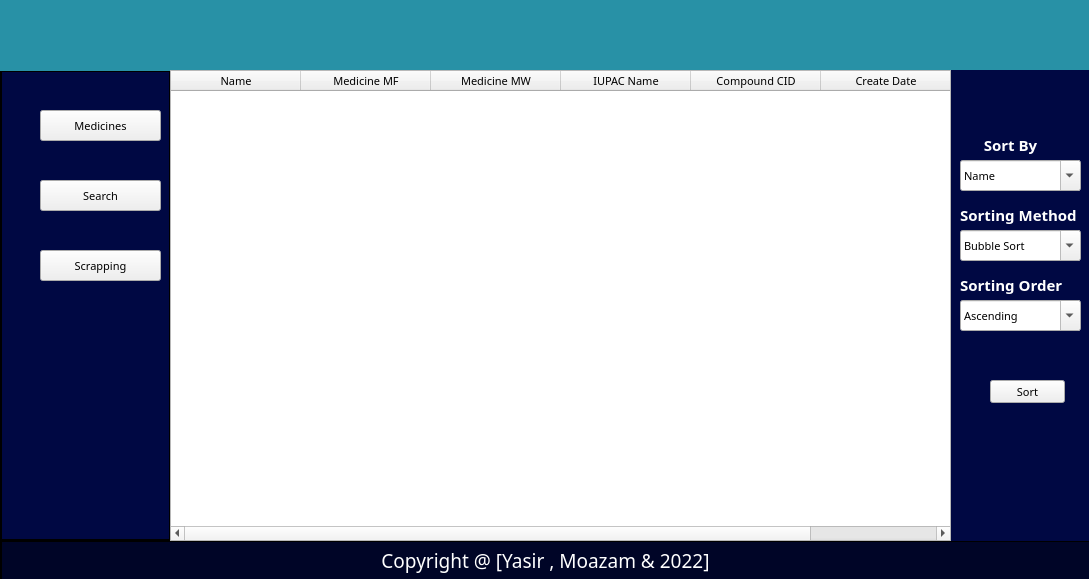
<?xml version="1.0" encoding="UTF-8"?>
<ui version="4.0">
 <class>MainWindow</class>
 <widget class="QMainWindow" name="MainWindow">
  <property name="windowModality">
   <enum>Qt::NonModal</enum>
  </property>
  <property name="enabled">
   <bool>true</bool>
  </property>
  <property name="geometry">
   <rect>
    <x>0</x>
    <y>0</y>
    <width>1089</width>
    <height>579</height>
   </rect>
  </property>
  <property name="maximumSize">
   <size>
    <width>10000</width>
    <height>100000</height>
   </size>
  </property>
  <property name="baseSize">
   <size>
    <width>921</width>
    <height>481</height>
   </size>
  </property>
  <property name="font">
   <font>
    <family>SimSun-ExtB</family>
    <pointsize>8</pointsize>
   </font>
  </property>
  <property name="windowTitle">
   <string notr="true">PharMart Pharmacy</string>
  </property>
  <property name="windowIcon">
   <iconset resource="Resources.qrc">
    <normaloff>:/Logo/Logo.jpg</normaloff>:/Logo/Logo.jpg</iconset>
  </property>
  <property name="toolTip">
   <string/>
  </property>
  <property name="tabShape">
   <enum>QTabWidget::Triangular</enum>
  </property>
  <widget class="QWidget" name="centralwidget">
   <property name="styleSheet">
    <string notr="true">#centralwidget
{backgroound colour:#1b1b27}</string>
   </property>
   <widget class="QLabel" name="label">
    <property name="geometry">
     <rect>
      <x>0</x>
      <y>540</y>
      <width>1091</width>
      <height>41</height>
     </rect>
    </property>
    <property name="font">
     <font>
      <family>MV Boli</family>
      <pointsize>14</pointsize>
     </font>
    </property>
    <property name="layoutDirection">
     <enum>Qt::LeftToRight</enum>
    </property>
    <property name="styleSheet">
     <string notr="true">background-color: rgb(40, 43, 122);
background-color: rgb(0, 5, 39);</string>
    </property>
    <property name="frameShape">
     <enum>QFrame::WinPanel</enum>
    </property>
    <property name="text">
     <string>&lt;html&gt;&lt;head/&gt;&lt;body&gt;&lt;p&gt;&lt;span style=&quot; color:#ffffff;&quot;&gt;Copyright @ [Yasir , Moazam &amp;amp; 2022]&lt;/span&gt;&lt;/p&gt;&lt;/body&gt;&lt;/html&gt;</string>
    </property>
    <property name="textFormat">
     <enum>Qt::RichText</enum>
    </property>
    <property name="alignment">
     <set>Qt::AlignCenter</set>
    </property>
    <property name="wordWrap">
     <bool>false</bool>
    </property>
    <property name="indent">
     <number>-1</number>
    </property>
   </widget>
   <widget class="QLabel" name="Menu_Label">
    <property name="geometry">
     <rect>
      <x>0</x>
      <y>70</y>
      <width>171</width>
      <height>471</height>
     </rect>
    </property>
    <property name="styleSheet">
     <string notr="true">background-color:  rgb(0, 8, 67);</string>
    </property>
    <property name="frameShape">
     <enum>QFrame::WinPanel</enum>
    </property>
    <property name="text">
     <string/>
    </property>
   </widget>
   <widget class="QLabel" name="Header_Label">
    <property name="geometry">
     <rect>
      <x>0</x>
      <y>0</y>
      <width>1091</width>
      <height>71</height>
     </rect>
    </property>
    <property name="font">
     <font>
      <family>Rage Italic</family>
      <pointsize>24</pointsize>
      <weight>50</weight>
      <bold>false</bold>
      <underline>true</underline>
     </font>
    </property>
    <property name="styleSheet">
     <string notr="true">background-color: rgb(0, 8, 66);
background-color: rgb(92, 255, 228);
background-color: rgb(40, 145, 166);</string>
    </property>
    <property name="text">
     <string/>
    </property>
    <property name="textFormat">
     <enum>Qt::RichText</enum>
    </property>
    <property name="pixmap">
     <pixmap resource="Resources.qrc">:/Logo/header.jpg</pixmap>
    </property>
    <property name="scaledContents">
     <bool>true</bool>
    </property>
    <property name="alignment">
     <set>Qt::AlignCenter</set>
    </property>
   </widget>
   <widget class="QLabel" name="Sort_Label">
    <property name="geometry">
     <rect>
      <x>950</x>
      <y>70</y>
      <width>141</width>
      <height>471</height>
     </rect>
    </property>
    <property name="styleSheet">
     <string notr="true">background-color: rgb(0, 8, 67);</string>
    </property>
    <property name="text">
     <string/>
    </property>
   </widget>
   <widget class="QComboBox" name="ComboMethod">
    <property name="geometry">
     <rect>
      <x>960</x>
      <y>230</y>
      <width>121</width>
      <height>31</height>
     </rect>
    </property>
    <property name="editable">
     <bool>true</bool>
    </property>
    <property name="currentText">
     <string>Bubble Sort</string>
    </property>
    <item>
     <property name="text">
      <string>Bubble Sort</string>
     </property>
    </item>
    <item>
     <property name="text">
      <string>Selection Sort</string>
     </property>
    </item>
    <item>
     <property name="text">
      <string>Gnome Sort</string>
     </property>
    </item>
    <item>
     <property name="text">
      <string>Shell Sort</string>
     </property>
    </item>
   </widget>
   <widget class="QLabel" name="label_5">
    <property name="geometry">
     <rect>
      <x>960</x>
      <y>200</y>
      <width>121</width>
      <height>31</height>
     </rect>
    </property>
    <property name="font">
     <font>
      <family>Segoe Print</family>
      <pointsize>11</pointsize>
      <weight>75</weight>
      <bold>true</bold>
     </font>
    </property>
    <property name="text">
     <string>&lt;html&gt;&lt;head/&gt;&lt;body&gt;&lt;p&gt;&lt;span style=&quot; color:#ffffff;&quot;&gt;Sorting Method&lt;/span&gt;&lt;/p&gt;&lt;/body&gt;&lt;/html&gt;</string>
    </property>
    <property name="textFormat">
     <enum>Qt::RichText</enum>
    </property>
   </widget>
   <widget class="QLabel" name="label_6">
    <property name="geometry">
     <rect>
      <x>950</x>
      <y>130</y>
      <width>121</width>
      <height>31</height>
     </rect>
    </property>
    <property name="font">
     <font>
      <family>Segoe Print</family>
      <pointsize>11</pointsize>
      <weight>75</weight>
      <bold>true</bold>
     </font>
    </property>
    <property name="text">
     <string>&lt;html&gt;&lt;head/&gt;&lt;body&gt;&lt;p&gt;&lt;span style=&quot; color:#ffffff;&quot;&gt;      Sort By&lt;/span&gt;&lt;/p&gt;&lt;/body&gt;&lt;/html&gt;</string>
    </property>
    <property name="textFormat">
     <enum>Qt::RichText</enum>
    </property>
    <property name="alignment">
     <set>Qt::AlignCenter</set>
    </property>
   </widget>
   <widget class="QComboBox" name="ComboSortBy">
    <property name="geometry">
     <rect>
      <x>960</x>
      <y>160</y>
      <width>121</width>
      <height>31</height>
     </rect>
    </property>
    <property name="editable">
     <bool>true</bool>
    </property>
    <property name="currentText">
     <string>Name</string>
    </property>
    <item>
     <property name="text">
      <string>Name</string>
     </property>
    </item>
    <item>
     <property name="text">
      <string>Medicine_MF</string>
     </property>
    </item>
    <item>
     <property name="text">
      <string>Medicine_MW</string>
     </property>
    </item>
    <item>
     <property name="text">
      <string>IUPAC_Name</string>
     </property>
    </item>
    <item>
     <property name="text">
      <string>Compound_CID</string>
     </property>
    </item>
    <item>
     <property name="text">
      <string>Create_Date</string>
     </property>
    </item>
   </widget>
   <widget class="QPushButton" name="Sort">
    <property name="geometry">
     <rect>
      <x>990</x>
      <y>380</y>
      <width>75</width>
      <height>23</height>
     </rect>
    </property>
    <property name="text">
     <string>Sort</string>
    </property>
    <property name="icon">
     <iconset resource="Resources.qrc">
      <normaloff>:/Sort/sort-amount.png</normaloff>:/Sort/sort-amount.png</iconset>
    </property>
    <property name="checkable">
     <bool>false</bool>
    </property>
   </widget>
   <widget class="QLabel" name="Account_Label">
    <property name="geometry">
     <rect>
      <x>1020</x>
      <y>0</y>
      <width>61</width>
      <height>61</height>
     </rect>
    </property>
    <property name="text">
     <string/>
    </property>
    <property name="pixmap">
     <pixmap resource="Resources.qrc">:/Account/account.png</pixmap>
    </property>
    <property name="scaledContents">
     <bool>true</bool>
    </property>
   </widget>
   <widget class="QLabel" name="label_2">
    <property name="geometry">
     <rect>
      <x>10</x>
      <y>10</y>
      <width>51</width>
      <height>51</height>
     </rect>
    </property>
    <property name="text">
     <string/>
    </property>
    <property name="pixmap">
     <pixmap resource="Resources.qrc">:/Menu/menu.png</pixmap>
    </property>
    <property name="scaledContents">
     <bool>true</bool>
    </property>
   </widget>
   <widget class="QPushButton" name="pushButton">
    <property name="geometry">
     <rect>
      <x>40</x>
      <y>110</y>
      <width>121</width>
      <height>31</height>
     </rect>
    </property>
    <property name="autoFillBackground">
     <bool>false</bool>
    </property>
    <property name="text">
     <string>Medicines</string>
    </property>
    <property name="icon">
     <iconset resource="Resources.qrc">
      <normaloff>:/Map/map.png</normaloff>:/Map/map.png</iconset>
    </property>
   </widget>
   <widget class="QPushButton" name="SearchButton">
    <property name="geometry">
     <rect>
      <x>40</x>
      <y>180</y>
      <width>121</width>
      <height>31</height>
     </rect>
    </property>
    <property name="autoFillBackground">
     <bool>false</bool>
    </property>
    <property name="text">
     <string>Search</string>
    </property>
    <property name="icon">
     <iconset resource="Resources.qrc">
      <normaloff>:/Search/search-more.png</normaloff>:/Search/search-more.png</iconset>
    </property>
   </widget>
   <widget class="QLabel" name="label_7">
    <property name="geometry">
     <rect>
      <x>10</x>
      <y>110</y>
      <width>31</width>
      <height>31</height>
     </rect>
    </property>
    <property name="text">
     <string/>
    </property>
    <property name="pixmap">
     <pixmap resource="Resources.qrc">:/Arrow/arrow.png</pixmap>
    </property>
    <property name="scaledContents">
     <bool>true</bool>
    </property>
   </widget>
   <widget class="QPushButton" name="pushButton_3">
    <property name="geometry">
     <rect>
      <x>40</x>
      <y>250</y>
      <width>121</width>
      <height>31</height>
     </rect>
    </property>
    <property name="autoFillBackground">
     <bool>false</bool>
    </property>
    <property name="text">
     <string>Scrapping</string>
    </property>
    <property name="icon">
     <iconset resource="Resources.qrc">
      <normaloff>:/CRUD/CRUD.png</normaloff>:/CRUD/CRUD.png</iconset>
    </property>
   </widget>
   <widget class="QTableWidget" name="tableWidget">
    <property name="geometry">
     <rect>
      <x>170</x>
      <y>70</y>
      <width>781</width>
      <height>471</height>
     </rect>
    </property>
    <property name="minimumSize">
     <size>
      <width>781</width>
      <height>471</height>
     </size>
    </property>
    <property name="dragEnabled">
     <bool>true</bool>
    </property>
    <property name="alternatingRowColors">
     <bool>true</bool>
    </property>
    <property name="sortingEnabled">
     <bool>false</bool>
    </property>
    <property name="wordWrap">
     <bool>true</bool>
    </property>
    <attribute name="horizontalHeaderDefaultSectionSize">
     <number>130</number>
    </attribute>
    <column>
     <property name="text">
      <string>Name</string>
     </property>
    </column>
    <column>
     <property name="text">
      <string>Medicine MF</string>
     </property>
    </column>
    <column>
     <property name="text">
      <string>Medicine MW</string>
     </property>
    </column>
    <column>
     <property name="text">
      <string>IUPAC Name</string>
     </property>
    </column>
    <column>
     <property name="text">
      <string>Compound CID</string>
     </property>
    </column>
    <column>
     <property name="text">
      <string>Create Date</string>
     </property>
    </column>
   </widget>
   <widget class="QLabel" name="label_8">
    <property name="geometry">
     <rect>
      <x>960</x>
      <y>270</y>
      <width>121</width>
      <height>31</height>
     </rect>
    </property>
    <property name="font">
     <font>
      <family>Segoe Print</family>
      <pointsize>11</pointsize>
      <weight>75</weight>
      <bold>true</bold>
     </font>
    </property>
    <property name="text">
     <string>&lt;html&gt;&lt;head/&gt;&lt;body&gt;&lt;p&gt;&lt;span style=&quot; color:#ffffff;&quot;&gt;Sorting Order&lt;/span&gt;&lt;/p&gt;&lt;/body&gt;&lt;/html&gt;</string>
    </property>
    <property name="textFormat">
     <enum>Qt::RichText</enum>
    </property>
   </widget>
   <widget class="QComboBox" name="Sort_Order">
    <property name="geometry">
     <rect>
      <x>960</x>
      <y>300</y>
      <width>121</width>
      <height>31</height>
     </rect>
    </property>
    <property name="editable">
     <bool>true</bool>
    </property>
    <item>
     <property name="text">
      <string>Ascending</string>
     </property>
    </item>
    <item>
     <property name="text">
      <string>Descending</string>
     </property>
    </item>
   </widget>
   <zorder>label</zorder>
   <zorder>Menu_Label</zorder>
   <zorder>Header_Label</zorder>
   <zorder>Sort_Label</zorder>
   <zorder>ComboMethod</zorder>
   <zorder>label_5</zorder>
   <zorder>label_6</zorder>
   <zorder>ComboSortBy</zorder>
   <zorder>Sort</zorder>
   <zorder>Account_Label</zorder>
   <zorder>pushButton</zorder>
   <zorder>SearchButton</zorder>
   <zorder>label_7</zorder>
   <zorder>label_2</zorder>
   <zorder>pushButton_3</zorder>
   <zorder>tableWidget</zorder>
   <zorder>label_8</zorder>
   <zorder>Sort_Order</zorder>
  </widget>
 </widget>
 <resources>
  <include location="Resources.qrc"/>
  <include location="Resources.qrc"/>
  <include location="Resources.qrc"/>
 </resources>
 <connections/>
</ui>
